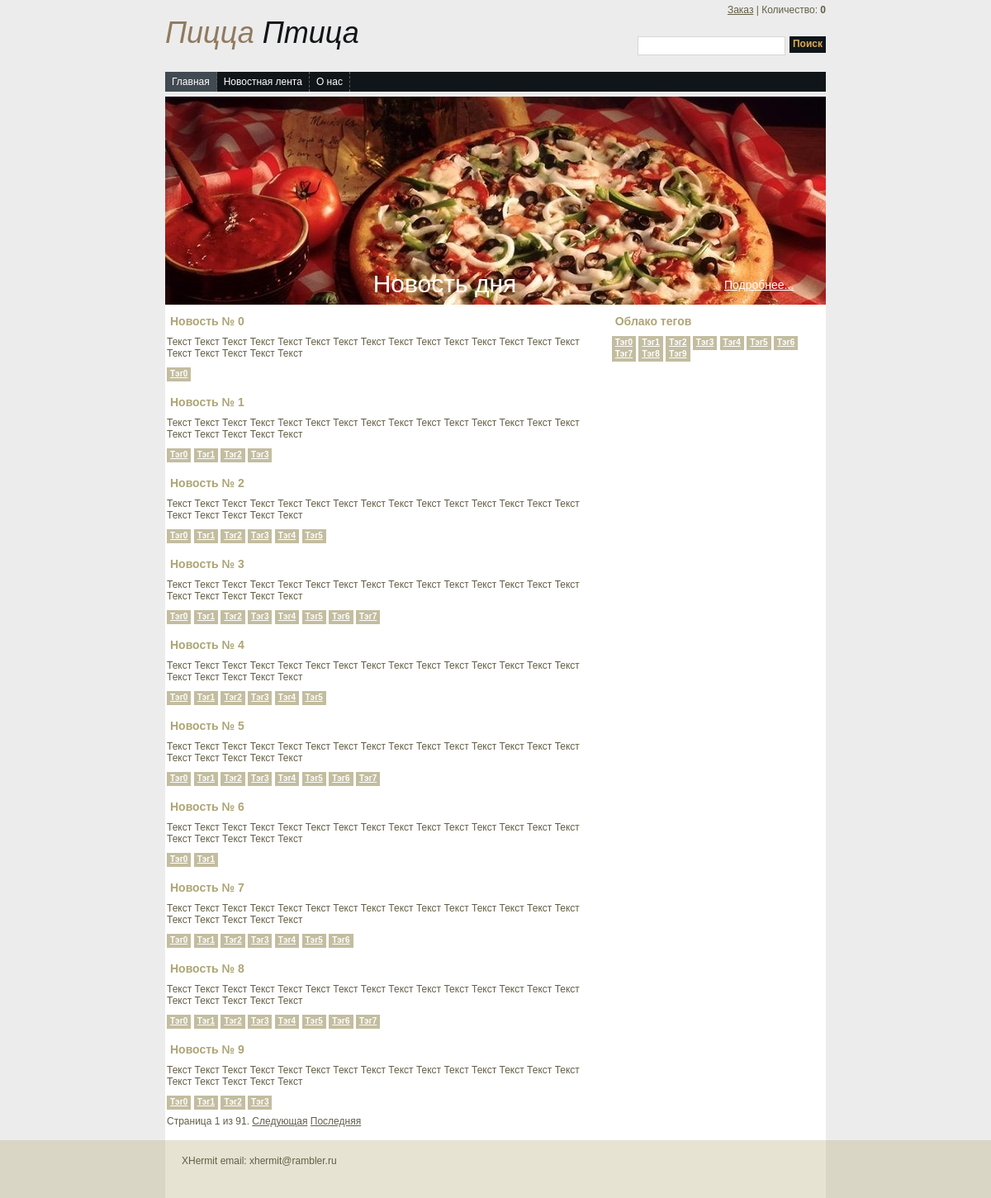
The app's page /news/?tag_filter=1, older data.
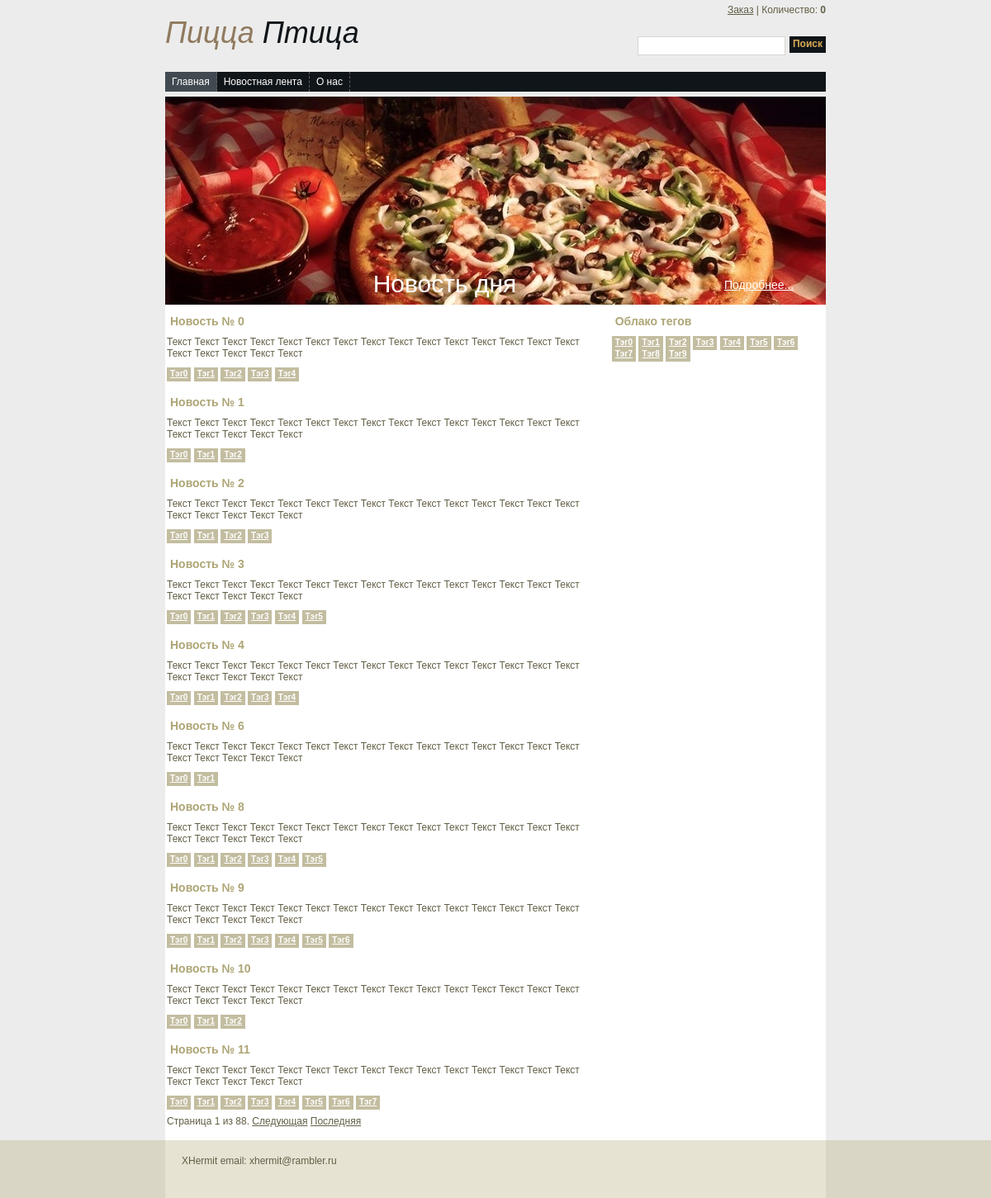
The same page, newer data.
### webstorefront/models.py (models this page shows, shortened)
class New(models.Model):
    uuid = models.CharField(max_length=140, default=lambda: str(uuid.uuid4()))
    title = models.CharField(max_length=300)
    body = models.TextField()
    date_reg = models.DateTimeField(default=now)
    tags = models.ManyToManyField(NewsTag, related_name='news', null=True)

class NewsTag(models.Model):
    label = models.CharField(max_length=100)

### webstorefront/views.py (the view)
# urls.py: url(r'^news/', webstorefront.views.news_view),
def news_view(request):
    rec_news = models.New.objects.all()
    tag_filter = request.GET.get('tag_filter')
    if tag_filter:
        rec_news = rec_news.filter(tags__in=tag_filter)
    search_txt = request.GET.get('search')
    if search_txt:
        rec_news = rec_news.filter(title__icontains=search_txt)
    news_paginator = paginator.Paginator(rec_news, 10)
    page = request.GET.get('page')
    try:
        news = news_paginator.page(page)
    except paginator.PageNotAnInteger:
        news = news_paginator.page(1)
    except paginator.EmptyPage:
        news = news_paginator.page(news_paginator.num_pages)
    context = dict()
    context['news'] = news
    context['tags'] = models.NewsTag.objects.all()
    context['pos_count'] = models.Order.objects.get(uuid=request.session['CURRENT_ORDER']).positions.all().count() if 'CURRENT_ORDER' in request.session else 0
    return render_to_response('news.html', context)

### templates/news.html
<!DOCTYPE html PUBLIC "-//W3C//DTD XHTML 1.0 Strict//EN" "http://www.w3.org/TR/xhtml1/DTD/xhtml1-strict.dtd">
<html xmlns="http://www.w3.org/1999/xhtml">
{% include "head.html" %}
<body>
<div id="container">
    {% include "header.html" %}
    <table>
        <tr>
            <td valign="top">
                {% include "news_content.html" %}
            </td>
            <td valign="top">
                {% include "tag_cloud.html" %}
            </td>
        </tr>
    </table>
    <br class="clearfloat" />
</div>
{% include "footer.html" %}
</body>
</html>

### templates/news_content.html (shortened to what this page needs)
<div id="newsContent">
    {% for new_rec in news %}
    <div>
      	<h2>{{ new_rec.title }}</h2>
       	<div>{{ new_rec.body }}</div>
        <div class="taglist">
            {% for tag in new_rec.tags.all %}
            <a href="?tag_filter={{ tag.id }}" class="tag">{{ tag.label }}</a>
            {% endfor %}
        </div>
    </div>
    {% endfor %}
    <div class="pagination">
    <span class="step-links">
        <span class="current">
            Страница {{ news.number }} из {{ news.paginator.num_pages }}.
        </span>
        {% if news.has_next %}
            <a href="?page={{ news.next_page_number }}">Следующая</a>
            <a href="?page={{ news.paginator.num_pages }}">Последняя</a>
        {% endif %}
    </span>
</div>
</div>

### templates/tag_cloud.html
<div class="tagsblock">
    <h2>Облако тегов</h2>
	<div class="tags">
        {% for tag in tags %}
        <a href="?tag_filter={{ tag.id }}" class="tag">{{ tag.label }}</a>
        {% endfor %}
	</div>
</div>

Row changes from the older to the newer data that the page shows:
no longer on this page (row edited): New: title "Новость № 5", body "Текст Текст Текст Текст Текст Текст Текст Текст Текст Текст Текст Текст Текст Текст Текст Текст Текст Текст Текст Текст", NewsTag (label "Тэг0"), NewsTag (label "Тэг1"), NewsTag (label "Тэг2"), NewsTag (label "Тэг3"), NewsTag (label "Тэг4"), NewsTag (label "Тэг5"), NewsTag (label "Тэг6"), NewsTag (label "Тэг7")
no longer on this page (row edited): New: title "Новость № 7", body "Текст Текст Текст Текст Текст Текст Текст Текст Текст Текст Текст Текст Текст Текст Текст Текст Текст Текст Текст Текст", NewsTag (label "Тэг0"), NewsTag (label "Тэг1"), NewsTag (label "Тэг2"), NewsTag (label "Тэг3"), NewsTag (label "Тэг4"), NewsTag (label "Тэг5"), NewsTag (label "Тэг6")
changed New "Новость № 0": gains NewsTag (label "Тэг1"); gains NewsTag (label "Тэг2"); gains NewsTag (label "Тэг3"); gains NewsTag (label "Тэг4")
changed New "Новость № 1": loses NewsTag (label "Тэг3")
changed New "Новость № 2": loses NewsTag (label "Тэг4"); loses NewsTag (label "Тэг5")
changed New "Новость № 3": loses NewsTag (label "Тэг6"); loses NewsTag (label "Тэг7")
changed New "Новость № 4": loses NewsTag (label "Тэг5")
changed New "Новость № 8": loses NewsTag (label "Тэг6"); loses NewsTag (label "Тэг7")
changed New "Новость № 9": gains NewsTag (label "Тэг4"); gains NewsTag (label "Тэг5"); gains NewsTag (label "Тэг6")
now on this page (row edited): New: title "Новость № 10", body "Текст Текст Текст Текст Текст Текст Текст Текст Текст Текст Текст Текст Текст Текст Текст Текст Текст Текст Текст Текст", NewsTag (label "Тэг0"), NewsTag (label "Тэг1"), NewsTag (label "Тэг2")
now on this page (row edited): New: title "Новость № 11", body "Текст Текст Текст Текст Текст Текст Текст Текст Текст Текст Текст Текст Текст Текст Текст Текст Текст Текст Текст Текст", NewsTag (label "Тэг0"), NewsTag (label "Тэг1"), NewsTag (label "Тэг2"), NewsTag (label "Тэг3"), NewsTag (label "Тэг4"), NewsTag (label "Тэг5"), NewsTag (label "Тэг6"), NewsTag (label "Тэг7")
Text that changed along with them:
{{ news.paginator.num_pages }}: "91" → "88"
